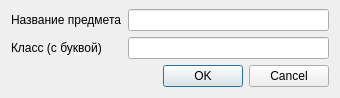
<?xml version="1.0" encoding="UTF-8"?>
<ui version="4.0">
 <class>AddLessonDialog</class>
 <widget class="QDialog" name="AddLessonDialog">
  <property name="geometry">
   <rect>
    <x>0</x>
    <y>0</y>
    <width>340</width>
    <height>98</height>
   </rect>
  </property>
  <property name="windowTitle">
   <string>Добавить предмет</string>
  </property>
  <layout class="QGridLayout" name="gridLayout">
   <property name="topMargin">
    <number>9</number>
   </property>
   <property name="bottomMargin">
    <number>9</number>
   </property>
   <item row="0" column="1">
    <widget class="QLineEdit" name="new_lesson"/>
   </item>
   <item row="0" column="0">
    <widget class="QLabel" name="label">
     <property name="text">
      <string>Название предмета</string>
     </property>
    </widget>
   </item>
   <item row="1" column="1">
    <widget class="QLineEdit" name="new_class"/>
   </item>
   <item row="1" column="0">
    <widget class="QLabel" name="label_2">
     <property name="text">
      <string>Класс (с буквой)</string>
     </property>
    </widget>
   </item>
   <item row="2" column="1">
    <widget class="QDialogButtonBox" name="buttonBox">
     <property name="orientation">
      <enum>Qt::Horizontal</enum>
     </property>
     <property name="standardButtons">
      <set>QDialogButtonBox::Cancel|QDialogButtonBox::Ok</set>
     </property>
    </widget>
   </item>
  </layout>
 </widget>
 <resources/>
 <connections>
  <connection>
   <sender>buttonBox</sender>
   <signal>accepted()</signal>
   <receiver>AddLessonDialog</receiver>
   <slot>accept()</slot>
   <hints>
    <hint type="sourcelabel">
     <x>330</x>
     <y>88</y>
    </hint>
    <hint type="destinationlabel">
     <x>157</x>
     <y>274</y>
    </hint>
   </hints>
  </connection>
  <connection>
   <sender>buttonBox</sender>
   <signal>rejected()</signal>
   <receiver>AddLessonDialog</receiver>
   <slot>reject()</slot>
   <hints>
    <hint type="sourcelabel">
     <x>330</x>
     <y>88</y>
    </hint>
    <hint type="destinationlabel">
     <x>286</x>
     <y>274</y>
    </hint>
   </hints>
  </connection>
 </connections>
</ui>
